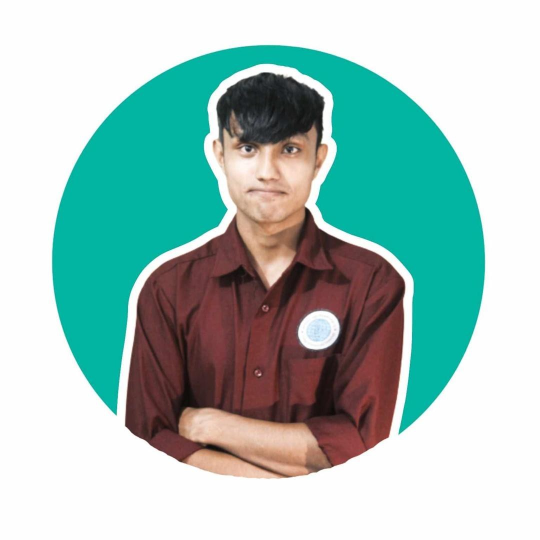
#> input picture frontend/src/assets/profile/arun-sanyasi-profile.jpg, 1080 x 1080 px (shown at 1/2 size)
$ python -i extract-assets.py   (imports and definitions only)
#> lines starting #> are read from the running program, lines starting #| are printed output that depends on the picture
from __future__ import annotations

import hashlib
import os
import re
import shutil
import subprocess
import zipfile
from dataclasses import dataclass
from pathlib import Path
from typing import Iterable

from PIL import Image, ImageOps

ROOT = Path(__file__).resolve().parents[1]
PROJECTS_DIR = ROOT / "frontend" / "src" / "assets" / "projects"
PROFILE_DIR = ROOT / "frontend" / "src" / "assets" / "profile"
REVIEW_DIR = ROOT / "frontend" / "src" / "assets" / "review-needed"
MANIFEST = ROOT / "ASSET_MANIFEST.md"

# [2 lines not run here, left out]

CANDIDATES = {
    "profile": Path(r"C:\Users\sanya\Desktop\Desktop Organized - 2026-06-07\Images\WhatsApp Image 2026-03-15 at 9.31.51 PM.jpeg"),
    "kiosk_machine": Path(r"C:\Users\sanya\Documents\New project\cst_health_kiosk\assets\illustrations\kiosk_machine.png"),
    "measuring_assistant": Path(r"C:\Users\sanya\Documents\New project\cst_health_kiosk\assets\illustrations\measuring_assistant.png"),
    "results_background": Path(r"C:\Users\sanya\Documents\New project\cst_health_kiosk\assets\backgrounds\results_bg.png"),
    "qr_background": Path(r"C:\Users\sanya\Documents\New project\cst_health_kiosk\assets\backgrounds\qr_bg.png"),
    "pulse_reference": Path(r"C:\Users\sanya\Documents\New project\cst_health_kiosk\assets\detail_graphics\pulse_reference_chart.png"),
    "sample_output": Path(r"C:\Users\sanya\Documents\New project\cst_health_kiosk\hardware_and_design\sample_outputs\P4.png"),
}

OFFICE_SOURCES = [
    Path(r"C:\Users\sanya\Documents\New project\cst_health_kiosk\project_documents\presentations\Basic_Health_Monitoring_Station.pptx"),
    Path(r"C:\Users\sanya\Documents\New project\cst_health_kiosk\project_documents\final_report\Group_3_Basic_Health_Monitoring_Station.docx"),
    Path(r"C:\Users\sanya\Documents\New project\cst_health_kiosk\project_documents\manual\Group_3_MANUAL_Basic_health_Monitoring_Station.docx"),
]

PDF_SOURCES = [
    Path(r"C:\Users\sanya\Documents\New project\cst_health_kiosk\project_documents\final_report\Group_3_Basic_Health_Monitoring_Station.pdf"),
]

@dataclass
class AssetEntry:
    output: Path
    source: Path
    status: str
    reason: str

entries: list[AssetEntry] = []


# [15 lines left out: functions sha12, safe_open_image, not called in this run]


def save_web_image(img: Image.Image, dest: Path, *, max_side: int = 1400, square: bool = False, quality: int = 84) -> None:
    if square:
        width, height = img.size
        side = min(width, height)
        left = max(0, (width - side) // 2)
        top = max(0, (height - side) // 2)
        img = img.crop((left, top, left + side, top + side))
    img.thumbnail((max_side, max_side), Image.Resampling.LANCZOS)
    if dest.suffix.lower() in {".jpg", ".jpeg"}:
        out = img.convert("RGB")
        out.save(dest, "JPEG", quality=88, optimize=True, progressive=True)
    else:
        # Keep alpha for transparent UI assets, otherwise use compact RGB webp.
        if img.mode not in ("RGB", "RGBA"):
            img = img.convert("RGBA")
        img.save(dest, "WEBP", quality=quality, method=6)


# [123 lines left out: functions copy_image, extract_office_images, render_pdf_first_page, write_manifest, main, not called in this run]


# [2 lines not run here, left out]

>>> import cv2
>>> picture = cv2.imread('../frontend/src/assets/profile/arun-sanyasi-profile.jpg', cv2.IMREAD_GRAYSCALE)
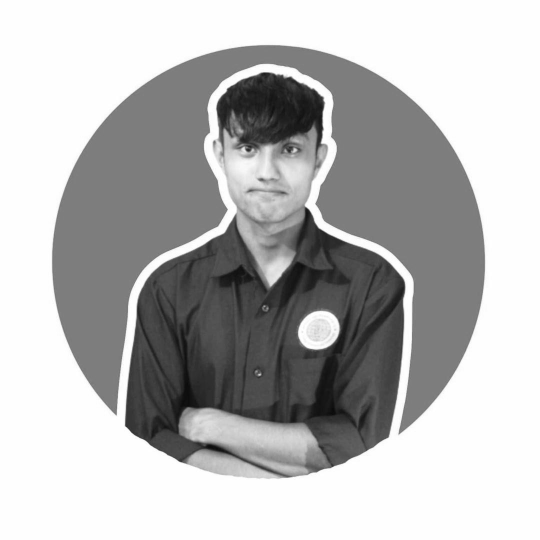
#> picture: shape (1080, 1080) (shown at 1/2 size); min 9, max 255, mean 183.9
>>> result = save_web_image(picture, 'out.png')
#> (the run stopped early here; a loop or call above may not have finished)
